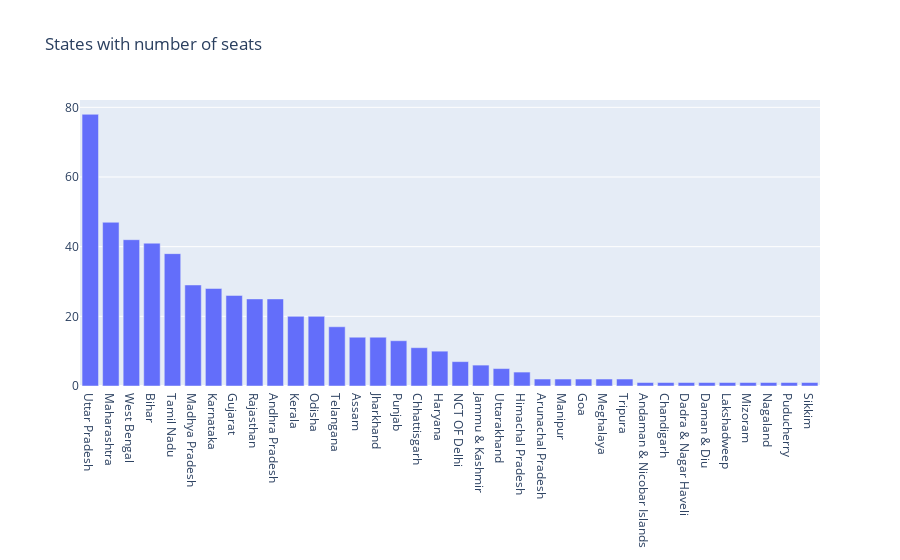

Notebook code for this chart:
### Code cell
a=LS_candidates['STATE'].unique()
temp={}
for i in a:
    temp[i]=LS_candidates[(LS_candidates['STATE']==i) & (LS_candidates['WINNER']==1)]['STATE'].count()
figure=go.Figure()
temp=sorted(temp.items(), key=lambda x: x[1], reverse=True)
temp = {k: v for k, v in temp}
top15 = {k: temp[k] for k in list(temp)[:len(a)]}
plt.title("States with number of seats")
plt.bar(top15.keys(),top15.values())
plt.xticks(list(top15.keys()), rotation='vertical')
plt.show()
figure.update_layout(title="States with number of seats")
figure.add_trace(go.Bar(y=list(top15.values()),x=list(top15.keys())))
figure.show()

### Figure 1 — Plotly figure (JSON) as saved in the notebook; plotly's stock layout.template omitted (floating-point values rounded to 4 significant figures)
{"data": [{"type": "bar", "x": ["Uttar Pradesh", "Maharashtra", "West Bengal", "Bihar", "Tamil Nadu", "Madhya Pradesh", "Karnataka", "Gujarat", "Rajasthan", "Andhra Pradesh", "Kerala", "Odisha", "Telangana", "Assam", "Jharkhand", "Punjab", "Chhattisgarh", "Haryana", "NCT OF Delhi", "Jammu & Kashmir", "Uttarakhand", "Himachal Pradesh", "Arunachal Pradesh", "Manipur", "Goa", "Meghalaya", "Tripura", "Andaman & Nicobar Islands", "Chandigarh", "Dadra & Nagar Haveli", "Daman & Diu", "Lakshadweep", "Mizoram", "Nagaland", "Puducherry", "Sikkim"], "y": [78, 47, 42, 41, 38, 29, 28, 26, 25, 25, 20, 20, 17, 14, 14, 13, 11, 10, 7, 6, 5, 4, 2, 2, 2, 2, 2, 1, 1, 1, 1, 1, 1, 1, 1, 1]}], "layout": {"title": {"text": "States with number of seats"}}}
